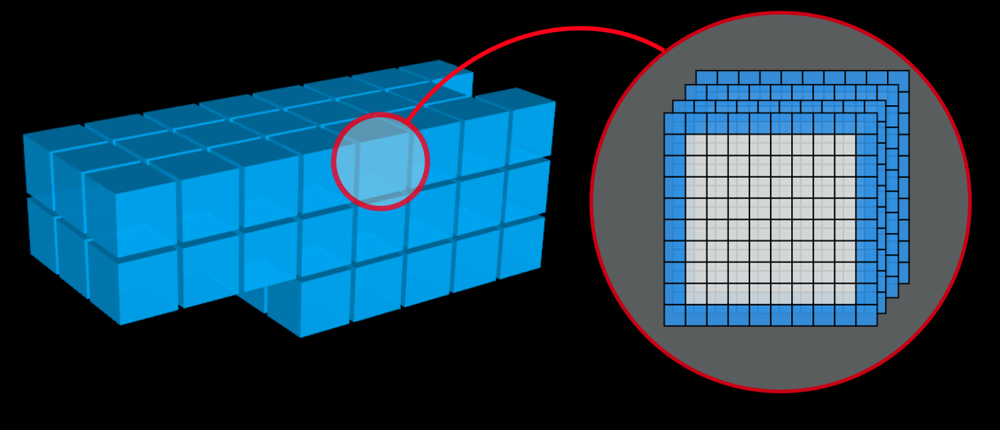
#> input picture code/walberla/material/blocks.png, 1000 x 430 px, shrunk from 1557 x 670 before the run
$ python imageImport.py ../../walberla/material/blocks.png   (older library calls are emulated)
#> lines starting #> are read from the running program, lines starting #| are printed output that depends on the picture; after the words box and inside, x2 and y2 are one past the last pixel; in counts of white or black regions, pixels touching at a corner belong together
#!/usr/bin/python
# 2D Lattice Boltzmann Code
# Copyright (C) 2016  Florian Rohm
#
# This program is free software: you can redistribute it and/or modify
# it under the terms of the GNU General Public License as published by
# the Free Software Foundation, either version 3 of the License, or
# (at your option) any later version.
#
# This program is distributed in the hope that it will be useful,
# but WITHOUT ANY WARRANTY; without even the implied warranty of
# MERCHANTABILITY or FITNESS FOR A PARTICULAR PURPOSE.  See the
# GNU General Public License for more details.
#
# You should have received a copy of the GNU General Public License
# along with this program.  If not, see <http://www.gnu.org/licenses/>.

from scipy import misc
import numpy


def importImage(path):
#> called with path = '../../walberla/material/blocks.png'
    image = misc.imread(path)
#> image is the input picture: shape (430, 1000, 3); mean R, G, B 30.5, 66.4, 87.1
    image = image[:, :, 0]
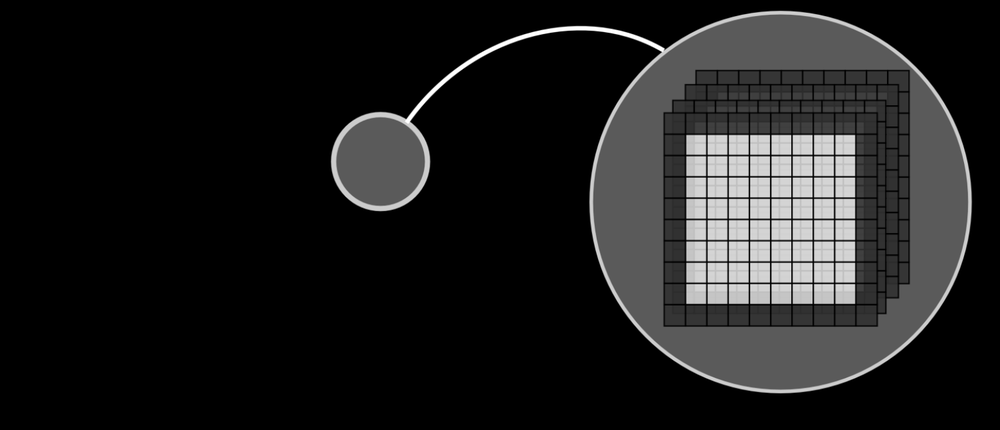
#> image: shape (430, 1000); min 0, max 255, mean 30.5
    image = image < 50.
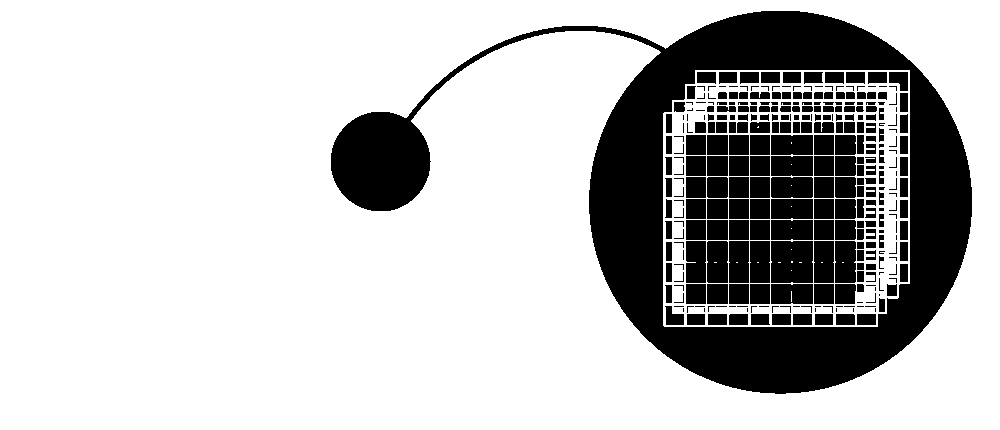
#> image: shape (430, 1000) bool; 75.7% white; 312 black regions (115 under 20 px), largest, box (x1, y1, x2, y2) and area: (331, 11, 972, 394) 62867, (771, 241, 813, 283) 1744, (771, 177, 813, 198) 873
    image = numpy.swapaxes(image, 1, 0)
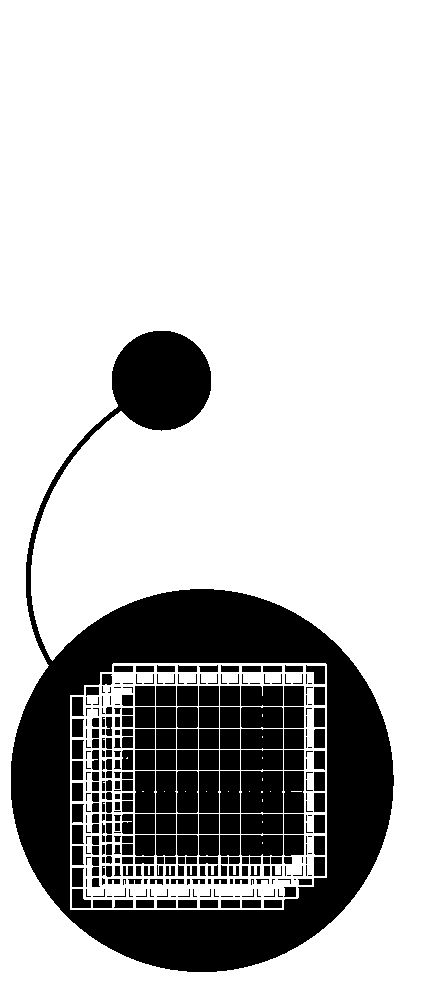
#> image: shape (1000, 430) bool; 75.7% white; 312 black regions (115 under 20 px), largest, box (x1, y1, x2, y2) and area: (11, 331, 394, 972) 62867, (241, 771, 283, 813) 1744, (177, 771, 198, 813) 873
    return image


def flipY(image):
    return numpy.fliplr(image)


def setSubmatrixAt(matrix, submatrix, startX, startY):
    dx = submatrix.shape[0]
    dy = submatrix.shape[1]
    matrix[startX: startX + dx, startY: startY+dy] = submatrix
    return matrix

if __name__ == "__main__":
    import sys
    importImage(sys.argv[1])
